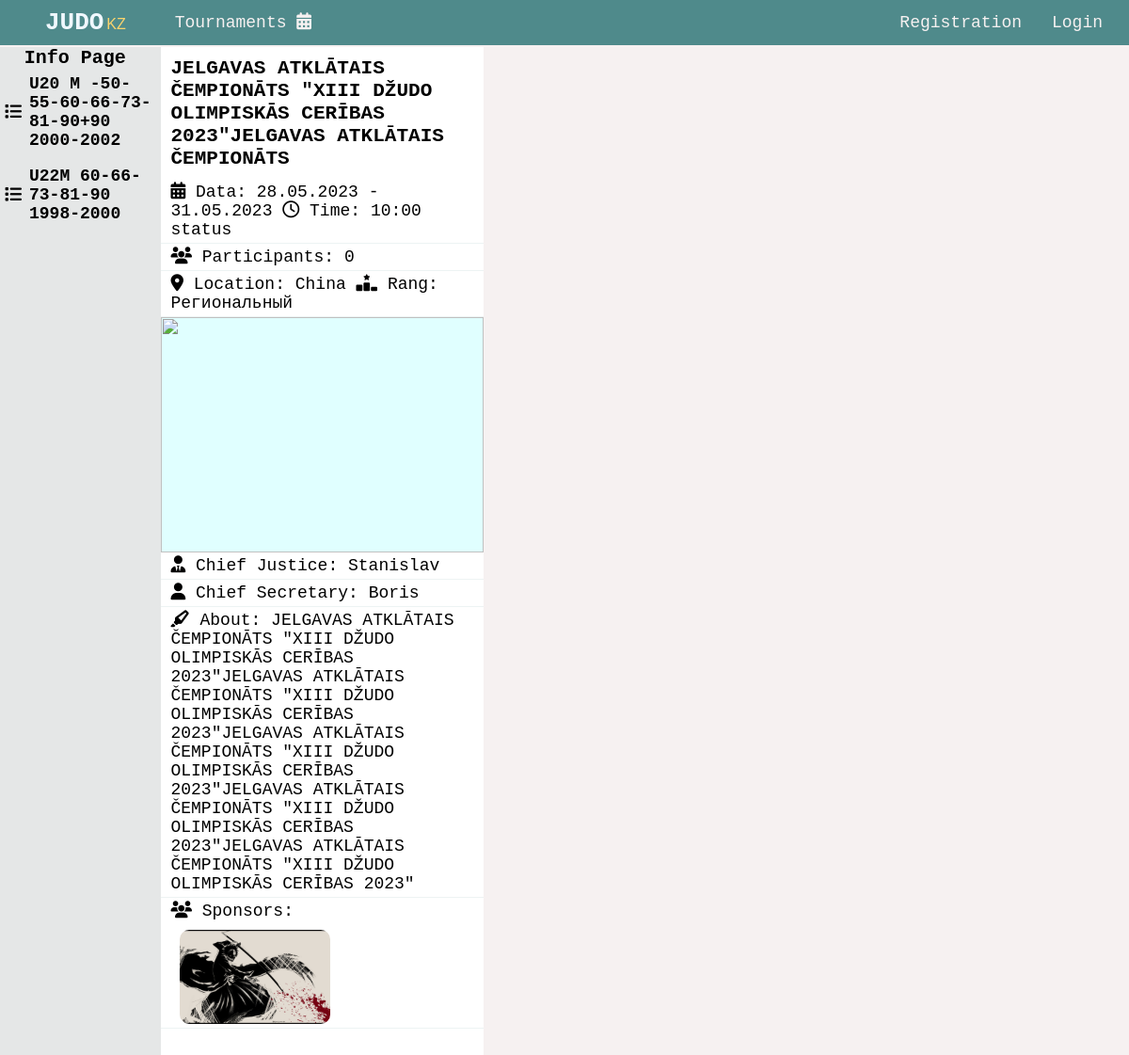
/tournaments/jelgavas-atklātais-čempionāts-"xiii-džudo-olimpiskās-cerības-2023"/, run on the app's committed database.
### base/models.py (models this page shows, shortened)
class WeightCategory(models.Model):
   slug  = models.CharField(max_length=50, default='')
   category = models.CharField(max_length=20, blank=True)
   gender = models.CharField(max_length=20, blank=True)
   weight = models.CharField(max_length=100, blank=True)
   year = models.CharField(max_length=20, blank=True)
   participants = models.ManyToManyField(Participant, default=[], blank=True)
   registration = models.CharField(max_length=40, blank=True)
   registration_begin = models.CharField(max_length=40, blank=True)
   registration_end = models.CharField(max_length=40, blank=True)

class Tournament(models.Model):
   RANGS = (
      ('Клубный', 'Клубный'),
      ('Городской', 'Городской'),
      ('Областной', 'Областной'),
      ('Региональный', 'Региональный'),
      ('Республиканский', 'Республиканский'),
      ('Чемпионат РК', 'Чемпионат РК'),
      ('Международный турнир', 'Международный турнир'),
   )
   CREDIT_TYPE = (
      ('личный', 'личный'),
      ('командный', 'командный')
   )
   user = models.ForeignKey(User, on_delete=models.CASCADE, default=None)
   title = models.CharField(max_length=100)
   slug = models.SlugField(max_length=100, unique=True)
   logos = models.ManyToManyField(Logos, default=[], blank=True, related_name='logos')
   about = models.TextField(max_length=1000, blank=True)
   rang = models.CharField(max_length=40,choices=RANGS, blank=True)
   place = models.CharField(max_length=100, blank=True)
   startData = models.CharField(max_length=100, blank=True)
   finishData = models.CharField(max_length=100, blank=True)
   startTime = models.CharField(max_length=10, blank=True)
   credit = models.CharField(max_length=100, blank=True, choices=CREDIT_TYPE)
   tatamis_count = models.CharField(default=0, blank=True, max_length=2)
   weight_categories = models.ManyToManyField(WeightCategory, blank=True, default=[])
   sponsors = models.ManyToManyField(Sponsors, blank=True, default=[], related_name='sponsors')
   chiefJustice = models.CharField(max_length=200, blank=True)
   chiefSecretary = models.CharField(max_length=200, blank=True)
   participants = models.ManyToManyField(Participant, blank=True, default=[], related_name='participants')
   created = models.DateTimeField(auto_now_add=True)
   updated = models.DateTimeField(auto_now=True)
   class Meta:
      ordering = ['-updated', '-created']

class Sponsors(models.Model):
   image = models.ImageField(upload_to='sponsors', blank=True)

### base/views/tournaments.py (the view)
# urls.py: path('tournaments/<str:slug>/', tournaments.tournamet_show, name='tournamet_show' ),
def tournamet_show(request, slug):
   tournament = get_object_or_404(Tournament, slug=slug)
   context = {
      'tournament': tournament,
   }
   return render(request, 'base/tournaments/show_tournament.html', context)

### base/templates/base/tournaments/show_tournament.html (shortened to what this page needs)
{% include 'main.html' %}
{% load static %}
{% block title %}
<link rel="stylesheet" href="{% static 'css/tournaments/tournament_show.css' %}">
{% endblock title %}
{% block content %}
<div class="tournament">
   <div class="tournament__menu">
      <a class="tournament__weight__category__link" href="{% url 'base:tournamet_show' tournament.slug %}">
         Info Page
      </a>
      {% for weight_category in tournament.weight_categories.all %}
         <a class="tournament__weight__category">
            <i class="fa-solid fa-list"></i>
            <h4>{{weight_category.slug}}</h4>
         </a>
      {% endfor %}
   </div>
   <div class="tournament__left">
      <h3>{{ tournament.title }}</h3>
      <p>
         <i class="fa-solid fa-calendar-days"></i>
         Data: {{tournament.startData}} - {{tournament.finishData}}
         <i class="fa-regular fa-clock"></i>
         Time: {{tournament.startTime}}
         status
      </p>
      <p>
         <i class="fa-solid fa-users"></i> Participants: 0
      </p>
      <p>
         <i class="fa-solid fa-location-dot"></i> Location: {{tournament.place}}
         <i class="fa-solid fa-ranking-star"></i> Rang: {{tournament.rang}}
      </p>
      <div class="slider">
         <button id="slider__left" >
         </button>
         <img src="" alt="" id="slider__gallery">
         <button id="slider__right">
         </button>
      </div>
      <p>
         <i class="fa-solid fa-user-tie"></i> Chief Justice: {{ tournament.chiefJustice}}
      </p>
      <p>
         <i class="fa-solid fa-user"></i> Chief Secretary: {{ tournament.chiefSecretary }}
      </p>
      <p>
         <i class="fa-solid fa-highlighter"></i> About: {{tournament.about}}
      </p>
      <p class="tournament__sponsors">
         <span>
            <i class="fa-solid fa-users"></i>
            Sponsors: </span>
         {% for sponsor in tournament.sponsors.all %}
         <img src="/static/media/{{sponsor.image}}" alt="{{ sponsor.name }}">
         {% endfor %}
      </p>
   </div>
   <div class="tournament__right">
   </div>
</div>
{% endblock content %}

### static/css/styles.css (style rules this page uses)
* { box-sizing: border-box; padding: 0; margin: 0; text-decoration: none; outline: none; }
body { background-color: var(--white); color: var(--black); font-size: 18px; font-family: monospace; overflow-x: hidden; }
img { object-fit: cover; }
a { color: black }

### static/css/tournaments/tournament_show.css (style rules this page uses)
.tournament { width: 100%; margin: 50px 0 0 0; display: grid; grid-template-columns: .5fr 1fr 2fr; height: 100%; }
.tournament__menu { background-color: rgb(79, 138, 139, .1); min-height: 94vh; padding-bottom: 20%; width: 100%; }
.tournament__menu h4 { padding: 6px 0; }
.tournament__weight__category { display: flex; gap: 8px; align-items: center; }
.tournament__weight__category { margin-bottom: 6px; transition: all .3s linear; cursor: pointer; padding: 0 5px; }
.tournament__left { background-color: white; height: 100%; min-height: 94vh; padding-bottom: 20%; }
.tournament__left h3 { padding: 10px; }
.tournament__left p { background-color: white; padding: 4px 10px; border-bottom: 1px solid rgb(79, 138, 139, .1) ; }
.tournament__weight__category__link { font-size: 20px; padding: 10px 15%; font-weight: bold; }
.slider { display: flex; justify-content: center; align-items: center; position: relative; width: 100%; height: 250px; }
#slider__gallery { width: 100%; object-fit: cover; background-color: lightcyan; height: 100%; opacity: 1; transition: all .3s linear; }
.slider button { display: block; content: ""; position: absolute; padding: 20px; background-color: transparent; border-radius: 100%; border: none; }
#slider__left { left: -2%; }
#slider__right { right: -2%; }
.tournament__sponsors { display: flex; justify-content: start; align-items: start; width: 100%; flex-wrap: wrap; gap: 10px }
.tournament__sponsors span { width: 100%; }
.tournament__sponsors img { max-width: 200px; height: 100px; object-fit: cover; border-radius: 10px; filter: brightness(90%); transition: all .3s linear; }

### static/css/variables.css (style rules this page uses)
:root { --white: #F6F1F1; --lightblue: #4F8A8B; --gold: #FBD46D; --black: #000000; }

### data on the page
WeightCategory: slug "U20 М -50-55-60-66-73-81-90+90 2000-2002"
WeightCategory: slug "U22M 60-66-73-81-90 1998-2000"
Tournament: title "JELGAVAS ATKLĀTAIS ČEMPIONĀTS \"XIII DŽUDO OLIMPISKĀS CERĪBAS 2023\"JELGAVAS ATKLĀTAIS ČEMPIONĀTS", startData "28.05.2023", finishData "31.05.2023", startTime "10:00", place "China", rang "Региональный", chiefJustice "Stanislav", chiefSecretary "Boris", about "JELGAVAS ATKLĀTAIS ČEMPIONĀTS \"XIII DŽUDO OLIMPISKĀS CERĪBAS 2023\"JELGAVAS ATKLĀTAIS ČEMPIONĀTS \"XIII DŽUDO OLIMPISKĀS CERĪBAS 2023\"JELGAVAS ATKLĀTAIS ČEMPIONĀTS \"XIII DŽUDO OLIMPISKĀS CERĪBAS 2023\"JELGAVAS ATKLĀTAIS ČEMPIONĀTS \"XIII DŽUDO OLIMPISKĀS CERĪBAS 2023\"JELGAVAS ATKLĀTAIS ČEMPIONĀTS \"XIII DŽUDO OLIMPISKĀS CERĪBAS 2023\""
Sponsors: image (picture)
